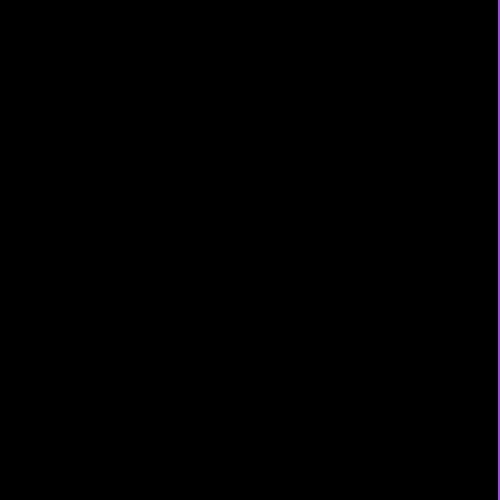
Frame 1 (no input)
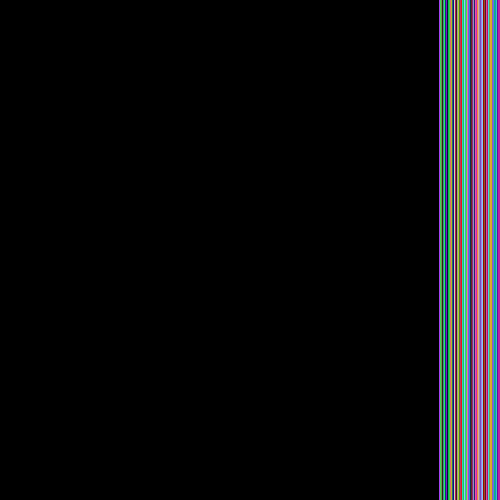
Frame 60 (the mouse pressed at the canvas centre just before this capture)
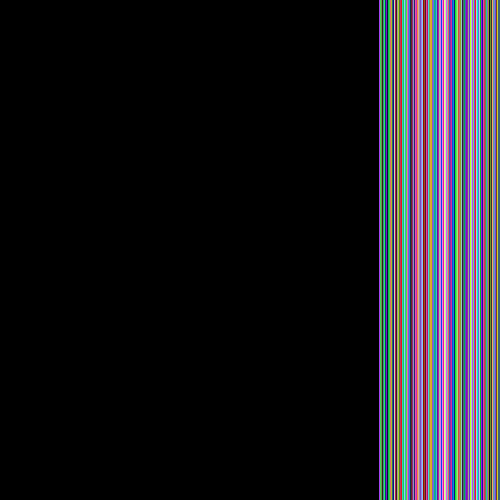
Frame 120 (the mouse held since frame 60 and released just before this capture)

The Processing sketch that drew these frames (run headless with seeded random() and noise(); from frame 60 on, the mouse is pressed at the canvas centre):

// Processing sketch: Color_blinds
// ── Color_blinds.pde
final int INTERVAL = 10;

void setup()
{
  noStroke();
  size(500,500);
  smooth();
  background(0);
  rectMode(RADIUS);
}

void draw()
{
  translate(0, height/2);
  //if (frameCount % 1 == 0){
    int r = int(random(0, 255));
    int g = int(random(0, 255));
    int b = int(random(0, 255));
    
    fill(r, g, b);
    rect(width+49, 0, 50, height);
  //}
  
  //if (frameCount > 480){
    // Scroll one line of pixels per frame
    loadPixels();
    for(int i=0; i <= pixels.length; i++){
     if( i % width != 0){
       pixels[i-1] = pixels[i];
     }  
    }
    updatePixels();
    println("Shifting");
  //}
}
